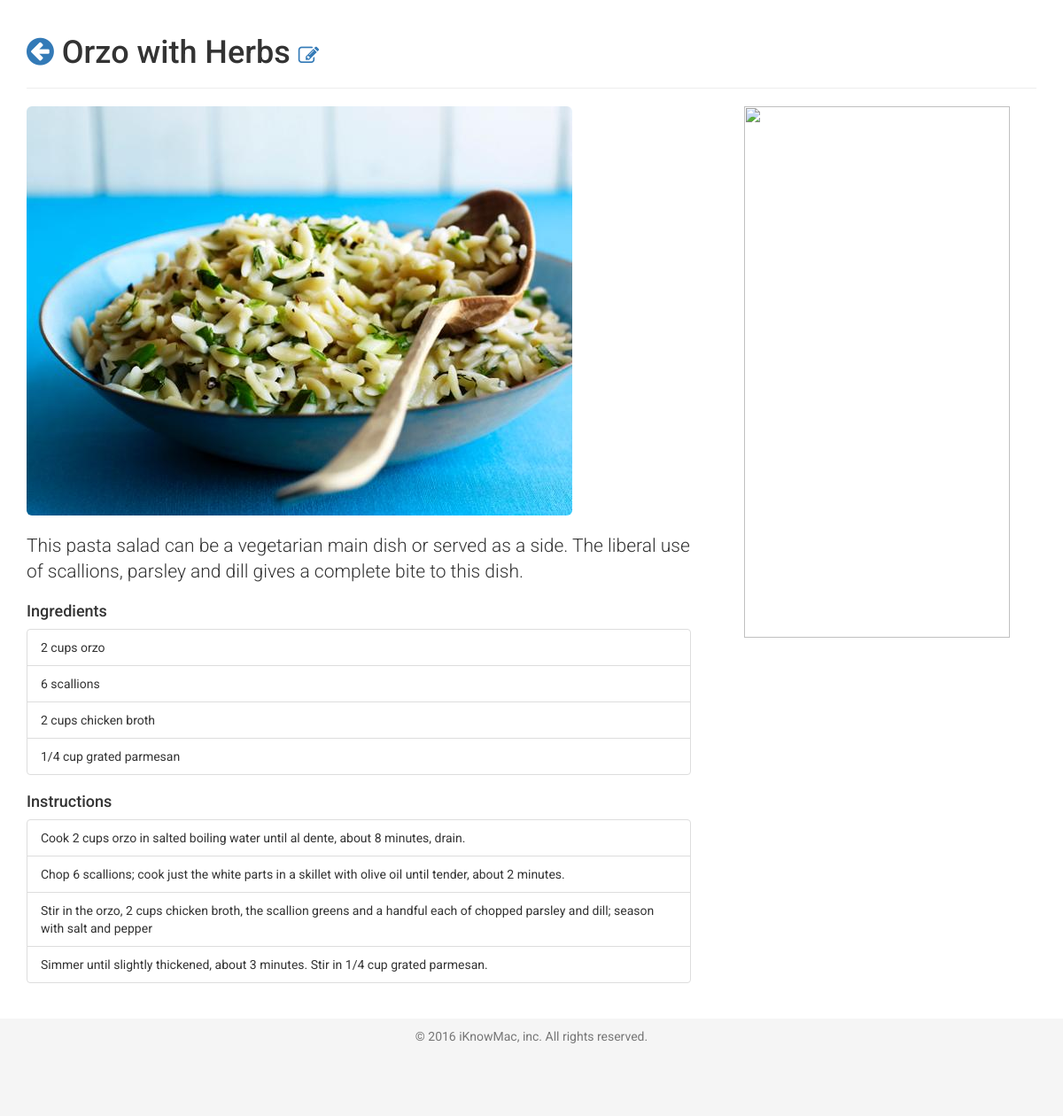
/orzo-with-herbs/, run on the app's committed database.
### recipe/models.py (models this page shows, shortened)
class Recipe(models.Model):
    title = models.CharField(_("name"), max_length=140)
    slug = models.SlugField(_("slug"), unique=True, blank=True, null=True)
    image = ImageField(upload_to="recipe/%Y/%m/%d", blank=True, null=True)
    description = models.TextField(_("description"), blank=True, null=True)
    servings = models.PositiveSmallIntegerField(_("servings"), blank=True, null=True)
    prep_time = models.PositiveSmallIntegerField(_("prep time"), blank=True, null=True)
    cook_time = models.PositiveSmallIntegerField(_("cook time"), blank=True, null=True)
    passive_time = models.PositiveSmallIntegerField(_("passive time"), blank=True, null=True)
    date_created = models.DateTimeField(auto_now_add=True,db_index=True)
    date_modified = models.DateTimeField(auto_now=True)
    class Meta:
        ordering = ["-date_created"]
    def __str__(self):
        return self.title

class Ingredient(models.Model):
    recipe = models.ForeignKey('Recipe', verbose_name="recipe")
    name = models.CharField(_("ingredient"), max_length=140, blank=True, null=True)
    class Meta:
        ordering = ["pk"]
    def __str__(self):
        return self.name

class Instruction(models.Model):
    recipe = models.ForeignKey('Recipe', verbose_name="recipe")
    description = models.TextField(_("instruction"), blank=True, null=True)
    class Meta:
        ordering = ["pk"]
    def __str__(self):
        return self.description

### recipe/views.py (the view)
# urls.py: url(r'^(?P<slug>[\w-]+)/$', RecipeDetailView.as_view(), name='recipe-detail'),
class RecipeDetailView(DetailView):
    model = Recipe

### templates/recipe/recipe_detail.html (shortened to what this page needs)
{% extends "recipe/recipe_base.html" %}{% load thumbnail %}
{% block content %}
    <div class="page-header">
        <h1>
            <a href="{% url 'recipe-list' %}"><i class="fa fa-arrow-circle-left"></i></a>
            {{ object }}
            <small><a href="{% url 'recipe-update' object.slug %}"><i class="fa fa-edit"></i></a></small>
        </h1>
    </div>
    <div class="row">
        <div class="col-sm-8">
            {% if object.image %}
            {% thumbnail object.image "800x450" crop="center" as im %}
            <img src="{{ im.url }}" class="img-responsive img-rounded" /><br/>
            {% endthumbnail %}
            {% endif %}
            <p class="lead">{{ object.description }}</p>
            {% if object.ingredient_set.all %}
            <h4>Ingredients</h4>
            <ul class="list-group recipe-list">
                {% for ingredient in object.ingredient_set.all %}
                <li class="list-group-item">{{ ingredient }}</li>
                {% endfor %}
            </ul>
            {% endif %}
            {% if object.instruction_set.all %}
            <h4>Instructions</h4>
            <ul class="list-group recipe-list">
                {% for instruction in object.instruction_set.all %}
                <li class="list-group-item">{{ instruction }}</li>
                {% endfor %}
            </ul>
            {% endif %}
        </div>
        <div class="col-sm-4 text-center">
            <img src="http://iab.wpengine.com/wp-content/uploads/2015/06/300x600.gif" width="300" height="600" />
        </div>
    </div>
{% endblock content %}

### templates/recipe/recipe_base.html
{% extends "base.html" %}
{% block footer%}
    {% include "footer.html" %}
{% endblock footer %}

### templates/base.html (shortened to what this page needs)
<!DOCTYPE html>
<html lang="en" ng-app="diner">
    <head>
        <link rel="stylesheet" href="https://maxcdn.bootstrapcdn.com/bootstrap/3.2.0/css/bootstrap.min.css">
        <link rel="stylesheet" href="https://maxcdn.bootstrapcdn.com/font-awesome/4.5.0/css/font-awesome.min.css">
        <link href="{{ STATIC_URL }}app/css/style.css" rel="stylesheet">
    </head>
    <body>
        <div class="container">
            {% block content %}{% endblock content %}
        </div>
        {% block footer %}{% endblock footer %}
    </body>
</html>

### templates/footer.html
<footer class="footer">
    <div class="container">
        <p class="text-center text-muted">
            &copy; 2016 iKnowMac, inc. All rights reserved.
        </p>
    </div>
</footer>

### static/app/css/style.css (style rules this page uses)
html { position: relative;min-height: 100%; }
body { margin-bottom: 130px;background-color: #FFF;font-family: 'Roboto', sans-serif; }
.footer { position: absolute;bottom: 0;width: 100%;height: 110px;padding: 10px;background-color: #f5f5f5; }

### data on the page
Recipe: title "Orzo with Herbs", description "This pasta salad can be a vegetarian main dish or served as a side. The liberal use of scallions, parsley and dill gives a complete bite to this dish."
Ingredient: name "2 cups orzo"
Ingredient: name "6 scallions"
Ingredient: name "2 cups chicken broth"
Ingredient: name "1/4 cup grated parmesan"
Instruction: description "Cook 2 cups orzo in salted boiling water until al dente, about 8 minutes, drain."
Instruction: description "Chop 6 scallions; cook just the white parts in a skillet with olive oil until tender, about 2 minutes."
Instruction: description "Stir in the orzo, 2 cups chicken broth, the scallion greens and a handful each of chopped parsley and dill; season with salt and pepper"
Instruction: description "Simmer until slightly thickened, about 3 minutes. Stir in 1/4 cup grated parmesan."
